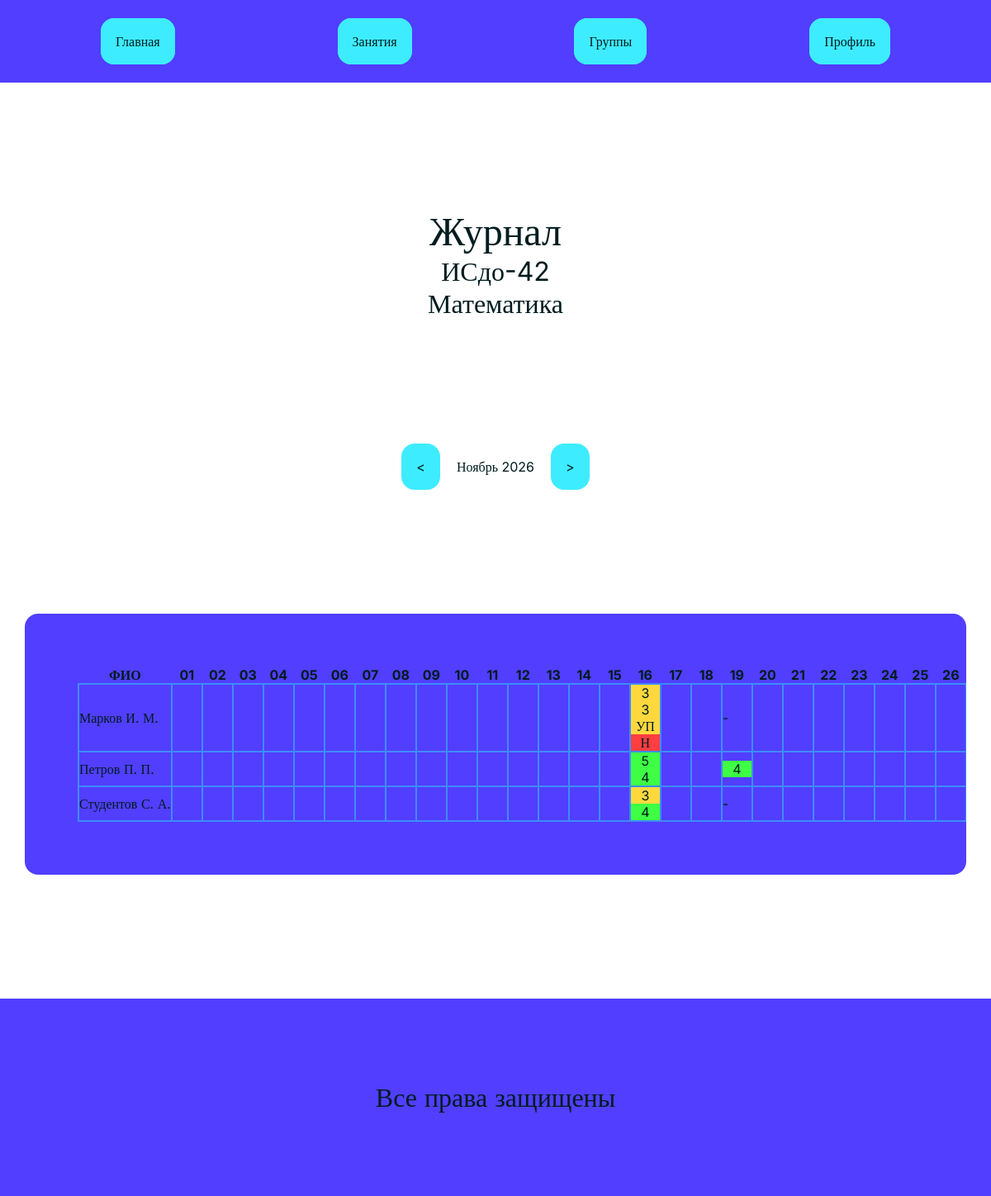
/groups/1/gradebook/1/?month=11 (signed in), run on the app's committed database.
### dnevnikapp/models.py (models this page shows, shortened)
class Group(models.Model):
    name = models.CharField(verbose_name="Название")
    course = models.PositiveSmallIntegerField(verbose_name="Курс")
    major = models.ForeignKey("Major", on_delete=models.CASCADE, verbose_name="Направление", related_name="groups")
    class Meta:
        verbose_name="Группа"
        verbose_name_plural="Группы"

class Subject(models.Model):
    name = models.CharField(max_length=150, verbose_name="Название")
    teachers = models.ManyToManyField(CustomUser, through=TeacherSubject, blank=True)
    class Meta:
        verbose_name="Предмет"
        verbose_name_plural="Предметы"

class CustomUser(AbstractUser):
    class Role(models.TextChoices):
        STUDENT = "student", "Student"
        PARENT = "parent", "Parent"
        TEACHER = "teacher", "Teacher"
        ADMIN = "admin", "Admin"
    first_name=models.CharField(max_length=30, null=False, blank=False, verbose_name="Имя")
    last_name=models.CharField(max_length=30, null=False, blank=False, verbose_name="Фамилия")
    patronimic = models.CharField(max_length=30, null=True, blank=True, verbose_name="Отчество")
    role = models.TextField(choices=Role.choices, default=Role.STUDENT, null=True, blank=True, verbose_name="Роль")
    group = models.ForeignKey("Group", null=True, blank=True, verbose_name="Группа", default=None, related_name="students", on_delete=models.SET_NULL)
    subjects = models.ManyToManyField("Subject", through="TeacherSubject", verbose_name="Преподаваемые предметы", blank=True)
    parents = models.ManyToManyField("self", through="ParentChild", null=True, related_name="children", symmetrical=False, verbose_name="Родители", through_fields=("child","parent"))
    REQUIRED_FIELDS=["first_name", "last_name"]
    class Meta:
        verbose_name="Пользователь"
        verbose_name_plural="Пользователи"

class Grade(models.Model):
    lesson = models.ForeignKey(Lesson, on_delete=models.CASCADE, verbose_name="Занятие", related_name="grades")
    student = models.ForeignKey(CustomUser, on_delete=models.CASCADE, verbose_name="Студент", related_name="grades")
    grade = models.PositiveSmallIntegerField(verbose_name="Оценка",validators=[MinValueValidator(2), MaxValueValidator(5)])
    comment = models.CharField(max_length=150, null=True, blank=True, verbose_name="Комментарий")
    class Meta:
        constraints=[
            models.UniqueConstraint(
                fields=["lesson","student"],
                name="grade_per_lesson_and_student"
            )
        ]
        verbose_name = "Оценка"
        verbose_name_plural = "Оценки"
    def get_lesson_url(self):
        return self.lesson.get_absolute_url()

class Absence(models.Model):
    lesson = models.ForeignKey(Lesson, on_delete=models.CASCADE, verbose_name="Занятие", related_name="absences")
    student = models.ForeignKey(CustomUser, on_delete=models.CASCADE, verbose_name="Студент", related_name="absences")
    is_excused=models.BooleanField(default=False, verbose_name="Уважительная причина")
    reason=models.CharField(max_length=150, null=True, blank=True, verbose_name="Причина")
    class Meta:
        constraints=[
            models.UniqueConstraint(
                fields=["lesson","student"],
                name="absence_per_lesson_and_student"
            )
        ]
        verbose_name = "Пропуск"
        verbose_name_plural = "Пропуски"
    def get_lesson_url(self):
        return self.lesson.get_absolute_url()

### dnevnikapp/views.py (the view)
# urls.py: path("groups/<int:groupid>/gradebook/<int:subjectid>/",views.gradeBookView,name="gradebook"),
@login_required
def gradeBookView(request, groupid, subjectid):
    if request.user.role == User.Role.STUDENT:
        if groupid != request.user.group.id:
            raise PermissionDenied
    elif request.user.role == User.Role.PARENT:
        children = request.user.children.filter(group_id=groupid).first()
        if children == None:
            raise PermissionDenied
    if request.GET.get("month"):
        month = int(request.GET.get("month"))
    else:
        return redirect(reverse("gradebook", kwargs={"groupid":groupid, "subjectid":subjectid}) + "?month=9")
    year = timezone.localdate().year
    daysinmonth = calendar.monthrange(year,month)[1]
    days = [date(year, month, day) for day in range(1, daysinmonth+1)]
    startdate = days[0]
    enddate = days[-1]
    prevMonth = 12 if month == 1 else month - 1
    nextMonth = 1 if month == 12 else month + 1
    lessons = list(Lesson.objects.filter(date__lte=enddate, date__gte=startdate, subject_id=subjectid, group_id=groupid))
    students = list(User.objects.filter(group_id=groupid).order_by("last_name"))
    grades = list(Grade.objects.select_related("student__group", "lesson__subject"
                            ).filter(student__group_id=groupid, lesson__subject_id=subjectid, lesson__date__gte=startdate, lesson__date__lte=enddate)
    )
    absences = list(Absence.objects.select_related("student__group", "lesson__subject"
                            ).filter(student__group_id=groupid, lesson__subject_id=subjectid, lesson__date__gte=startdate, lesson__date__lte=enddate)
    )
    if grades:
        group = grades[0].student.group
        subject = grades[0].lesson.subject
    else:
        group = get_object_or_404(Group, pk=groupid)
        subject = get_object_or_404(Subject, pk=subjectid)
    grades_matrix = defaultdict(lambda: defaultdict(list))
    for grade in grades:
        studentid = grade.student_id
        day = grade.lesson.date.day
        grades_matrix[studentid][day].append(grade)
    absences_matrix = defaultdict(lambda: defaultdict(list))
    for absence in absences:
        studentid = absence.student_id
        day = absence.lesson.date.day
        absences_matrix[studentid][day].append(absence)
    for student in students:
        student.gradesbyday = grades_matrix[student.pk]
        student.absencesbyday = absences_matrix[student.pk]
    lessonsbyday = defaultdict(list)
    for lesson in lessons:
        lessonsbyday[lesson.date] = lesson
    context = {
        "group": group,
        "subject": subject,
        "students":students,
        "days":days,
        "startdate":startdate,
        "prevMonth":prevMonth,
        "nextMonth":nextMonth,
        "lessonsbyday":lessonsbyday,
    }
    return render(request, "gradebook.html", context=context)

### dnevnikapp/converters.py (called while the page is built)
    def to_url(self, value: date) -> str:
        return value.strftime("%d-%m-%Y")

### dnevnikapp/models.py (called while the page is built)
    def get_absolute_url(self):
        return reverse("lessons", kwargs={"lessonid":self.pk})

### dnevnikapp/templatetags/gradebook_tags.py (called while the page is built)
@register.filter
def get_item(dictionary, key):
    if dictionary:
        return dictionary.get(key)
    return None

### dnevnikapp/templates/gradebook.html (shortened to what this page needs)
{% extends 'baseheader.html' %}
{% load static %}
{% load gradebook_tags %}
{% block head %}
    <link rel="stylesheet" href="{% static 'css/gradebook.css' %}">
{% endblock %}
{% block content %}
    <div class="centerdiv centerpadding">
        <div class="headingsdiv">
            <h1>Журнал</h1>
            <h2>{{ group.name }}</h2>
            <h2>{{ subject.name }}</h2>
        </div>
        <div class="valueslider">
            <a href="{% url request.resolver_match.view_name groupid=group.id subjectid=subject.id %}?month={{ prevMonth }}" class="button"><</a>
            <p>{{ startdate|date:"F Y" }}</p>
            <a href="{% url request.resolver_match.view_name groupid=group.id subjectid=subject.id %}?month={{ nextMonth }}" class="button">></a>
        </div>
        <div class="mainblock gradebook">
            <table class="">
                <thead>
                    <tr>
                        <th>ФИО</th>
                        {% for day in days %}
                            <th>{{ day|date:"d" }}</th>
                        {% endfor %}
                    </tr>
                </thead>
                <tbody>
                    {% for student in students %}
                        <tr>
                            <td>{{ student.last_name }} {{ student.first_name|slice:1 }}. {{ student.patronimic|slice:1 }}.</td>
                            {% for day in days %}
                            <td class="day">
                                {% if lessonsbyday|get_item:day %}
                                    {% if student.gradesbyday|get_item:day.day %}
                                        {% for grade in student.gradesbyday|get_item:day.day %}
                                            <a href="{{ grade.get_lesson_url }}" class="lessongrade {% if grade.grade >= 4 %}grade-good{% elif grade.grade == 3 %}grade-ok{% elif grade.grade == 2 %}grade-bad{% endif %}">
                                                {{ grade.grade }}
                                            </a>
                                        {% endfor %}
                                    {% else %}
                                        {% with lessonsbyday|get_item:day as lesson %}
                                            <a href="{{ lesson.get_absolute_url }}">-</a>
                                        {% endwith %}
                                    {% endif %}
                                {% else %}
                                    <p></p>
                                {% endif %}
                                {% if student.absencesbyday|get_item:day.day %}
                                    {% for absence in student.absencesbyday|get_item:day.day %}
                                            {% if absence.is_excused %}
                                            <a href="{{ absence.get_lesson_url }}" class="lessonabsence absence-excused">УП</a>
                                            {% else %}
                                            <a href="{{ absence.get_lesson_url }}" class="lessonabsence absence">Н</a>
                                            {% endif %}
                                    {% endfor %}
                                {% else %}
                                <p></p>
                                {% endif %}
                            </td>
                            {% endfor %}
                        </tr>
                    {% endfor %}
                </tbody>
            </table>
        </div>
    </div>
{% endblock %}

### dnevnikapp/static/css/style.css (style rules this page uses)
:root { --backgroundcolor:#fefefe; --maincolor:#513eff; --additionalcolor:#3e8bff; --accentcolor:#3eecff; --errorcolor:#ff3e41; --successcolor:#3eff44; --warningcolor:#ffd83e; --textcolor:#001c1f; --h1size:48px; --h2size:32px; --h3size:24px; --mainsize:16px; }
* { margin:0; padding:0; font-family: "Inter"; word-break: normal; color:var(--textcolor); }
h1 { font-size: var(--h1size); font-weight:normal; }
h2 { font-size: var(--h2size); font-weight:normal; }
p, span { font-size: var(--mainsize); }
a { text-decoration: none; }
.button { color:var(--textcolor); --basecol: var(--accentcolor); --backcol:var(--basecol); --bordercol:var(--basecol); background-color: var(--backcol); border:none; text-decoration: none; text-align: center; padding:16px; border-radius: 16px; font-size: var(--mainsize); border-style: solid; border-width: 2px; border-color: var(--bordercol); }
.centerdiv { display:flex; flex-direction: column; justify-content: center; align-items: center; row-gap: 150px; }
.centerpadding { padding:150px 30px 150px 30px; }
.headingsdiv { text-align: center; }
.mainblock { box-sizing: border-box; background-color: var(--maincolor); border-radius: 16px; padding:64px; width:100%; display: flex; flex-direction: column; gap:16px; }
.valueslider { display:flex; align-items: center; justify-content: center; gap:20px; }
.lessonabsence, .lessongrade { text-align: center; word-break: keep-all; }
.grade-good { background-color: var(--successcolor); }
.grade-ok { background-color: var(--warningcolor); }
.absence { background-color: var(--errorcolor); }
.absence-excused { background-color: var(--warningcolor); }

### dnevnikapp/static/css/gradebook.css (style rules this page uses)
.gradebook { overflow-x:scroll; }
.gradebook table { min-width: max-content; width: 100%; border-collapse: collapse; }
.gradebook td { white-space: nowrap; width:35px; border:2px solid var(--additionalcolor); }
.gradebook td > a { display: block; height:100% !important; width: 100% !important; box-sizing: border-box; }

### data on the page
Group: name "ИСдо-42"
Subject: name "Математика"
CustomUser: last_name "Марков", first_name "И", patronimic "М"
Grade: grade "3"
Grade: grade "3"
CustomUser: last_name "Петров", first_name "П", patronimic "П"
Grade: grade "5"
Grade: grade "4"
Grade: grade "4"
CustomUser: last_name "Студентов", first_name "С", patronimic "А"
Grade: grade "3"
Grade: grade "4"

### other printed values
{{ link.title }} "Главная" "Занятия" "Группы" "Профиль"
{{ startdate|date:"F Y" }} "Ноябрь 2026"
{{ day|date:"d" }} "01" "02" "03" "04" "05" "06" "07" "08" "09" "10" "11" "12" "13" "14" "15" "16" "17" "18" "19" "20" "21" "22" "23" "24" "25" "26"
